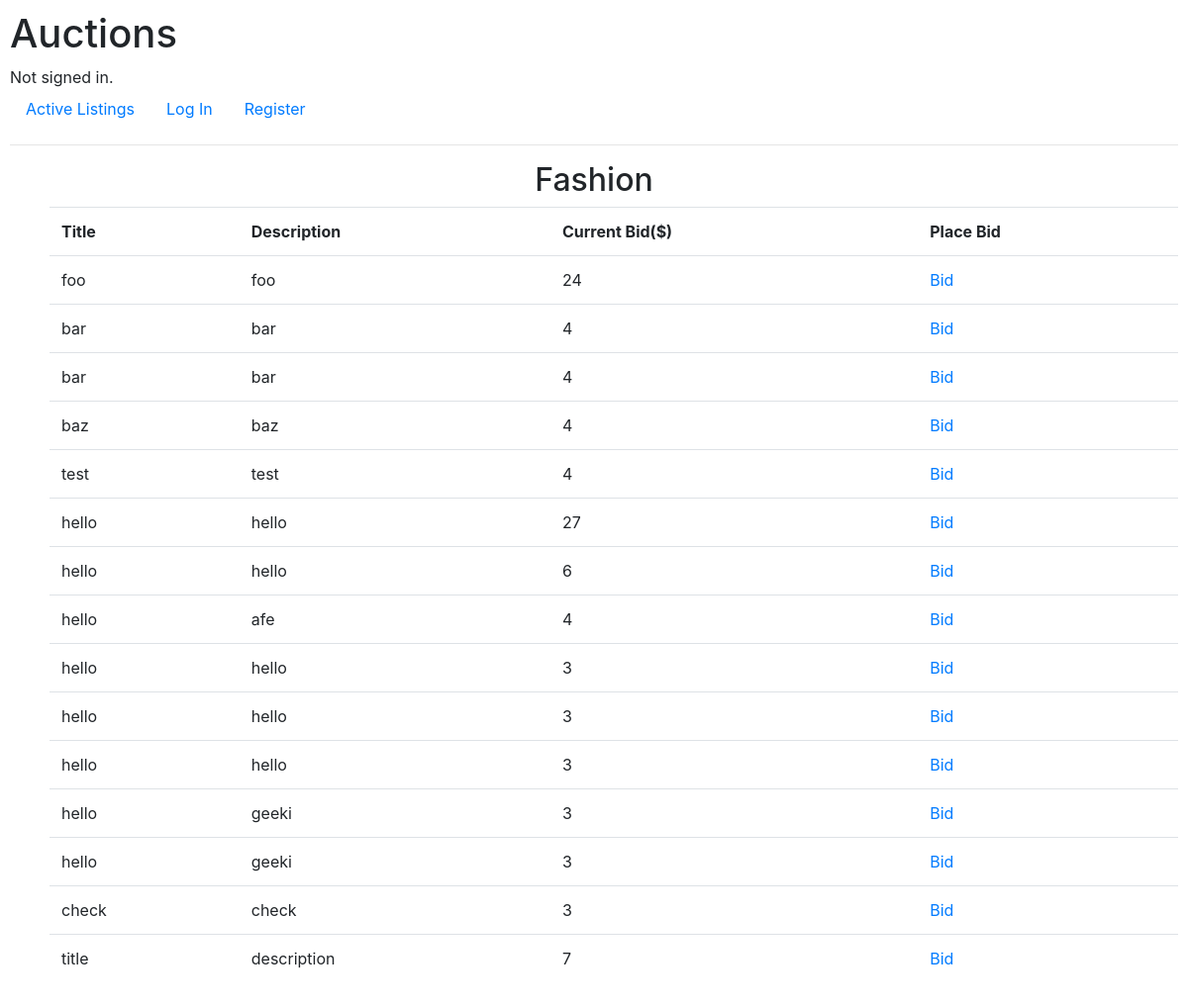
Before: /Fashion with the older database file.
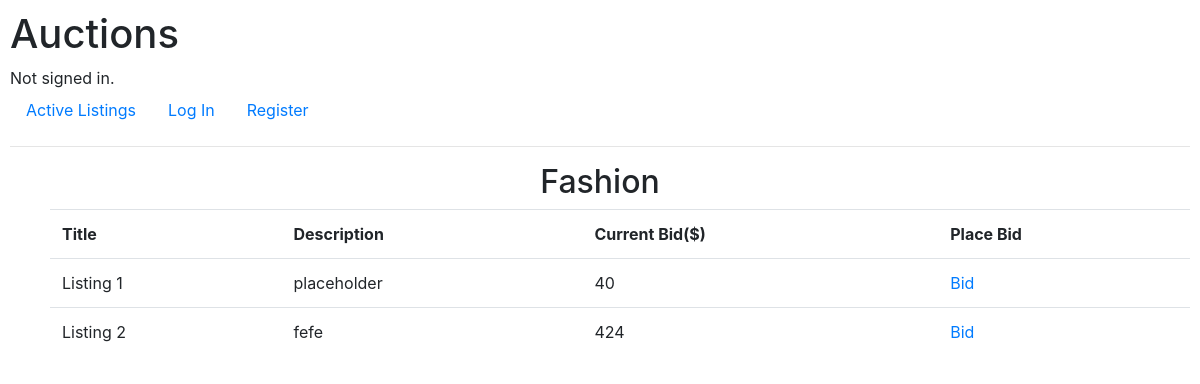
After: the same page with the newer database file.
### auctions/models.py (models this page shows)
class Listing(models.Model):
    title=models.CharField(max_length=64)
    description=models.CharField(max_length=128)
    bid=models.PositiveIntegerField()
    account = models.ForeignKey(User,on_delete=models.CASCADE,related_name="user")
    categories = (
        ("fashion","Fashion"),
        ("toys","Toys"),
        ("electronics","Electronics"),
        ("home","Home")
    )
    category =models.CharField(max_length=64,choices=categories)

### auctions/views.py (the view)
# urls.py: path("<str:category>",views.category,name="category")
def category(request,category):
    category=category.lower()
    listings=Listing.objects.filter(category=category)
    category=category.capitalize()
    return render(request,"auctions/category.html",{
        "listings":listings,
        "category":category
    })

### auctions/templates/auctions/category.html
{% extends "auctions/layout.html" %}
{% block body %}
    <h2 style="text-align:center">{{category}}</h2>
    <ul>
        <table class="table">
            <tr>
                <th>Title</th>
                <th>Description</th>
                <th>Current Bid($)</th>
                <th>Place Bid</th>
            </tr>
        {% for listing in listings %}
        <tr>
            <td>{{listing.title}}</td>
            <td>{{listing.description}}</td>
            <td>{{listing.bid}}</td>
            <td><a href="{%url 'listing' listing.id %}">Bid</a></td>
        </tr>
        {% endfor %}
        </table>
    </ul>
{% endblock %}

### auctions/templates/auctions/layout.html (shortened to what this page needs)
{% load static %}
<!DOCTYPE html>
<html lang="en">
    <head>
        <link rel="stylesheet" href="https://stackpath.bootstrapcdn.com/bootstrap/4.4.1/css/bootstrap.min.css">
        <link href="{% static 'auctions/styles.css' %}" rel="stylesheet">
    </head>
    <body>
        <h1>Auctions</h1>
        <div>
            {% if user.is_authenticated %}
                Signed in as <strong>{{ user.username }}</strong>.
            {% else %}
                Not signed in.
            {% endif %}
        </div>
        <ul class="nav">
            <li class="nav-item">
                <a class="nav-link" href="{% url 'index' %}">Active Listings</a>
            </li>
            {% if user.is_authenticated %}
                <li class="nav-item">
                    <a href="{% url 'create' %}" class="nav-link">Create Listing</a>
                </li>
                <li class="nav-item">
                    <a href="{% url 'watchlist' %}" class="nav-link">My Watchlist</a>
                </li>
                <li class="nav-item">
                    <a href="{% url 'categories' %}" class="nav-link">Categories</a>
                </li>
                <li class="nav-item">
                    <a class="nav-link" href="{% url 'logout' %}">Log Out</a>
                </li>
            {% else %}
                <li class="nav-item">
                    <a class="nav-link" href="{% url 'login' %}">Log In</a>
                </li>
                <li class="nav-item">
                    <a class="nav-link" href="{% url 'register' %}">Register</a>
                </li>
            {% endif %}
        </ul>
        <hr>
        {% block body %}
        {% endblock %}
    </body>
</html>

### auctions/static/auctions/styles.css (style rules this page uses)
body { padding: 10px; }

Changed rows visible on the page:
removed Listing: title "bar", description "bar", bid "4"
removed Listing: title "baz", description "baz", bid "4"
removed Listing: title "test", description "test", bid "4"
removed Listing: title "hello", description "hello", bid "27"
removed Listing: title "hello", description "hello", bid "6"
removed Listing: title "hello", description "afe", bid "4"
removed Listing: title "hello", description "hello", bid "3"
removed Listing: title "hello", description "hello", bid "3"
removed Listing: title "hello", description "hello", bid "3"
removed Listing: title "hello", description "geeki", bid "3"
removed Listing: title "hello", description "geeki", bid "3"
removed Listing: title "check", description "check", bid "3"
removed Listing: title "title", description "description", bid "7"
changed Listing: title "foo" → "Listing 1"; description "foo" → "placeholder"; bid "24" → "40"
changed Listing: title "bar" → "Listing 2"; description "bar" → "fefe"; bid "4" → "424"
